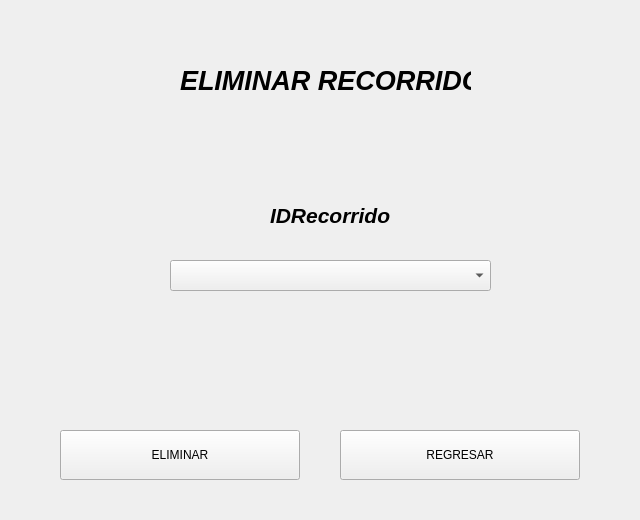
<?xml version="1.0" encoding="UTF-8"?>
<ui version="4.0">
 <class>ELIMINARRECORRIDO</class>
 <widget class="QWidget" name="ELIMINARRECORRIDO">
  <property name="geometry">
   <rect>
    <x>0</x>
    <y>0</y>
    <width>640</width>
    <height>520</height>
   </rect>
  </property>
  <property name="windowTitle">
   <string>Form</string>
  </property>
  <widget class="QLabel" name="labelEliminar">
   <property name="geometry">
    <rect>
     <x>180</x>
     <y>60</y>
     <width>291</width>
     <height>41</height>
    </rect>
   </property>
   <property name="font">
    <font>
     <pointsize>20</pointsize>
     <weight>75</weight>
     <italic>true</italic>
     <bold>true</bold>
    </font>
   </property>
   <property name="text">
    <string>ELIMINAR RECORRIDO</string>
   </property>
  </widget>
  <widget class="QPushButton" name="bEliminarRecorrido">
   <property name="geometry">
    <rect>
     <x>60</x>
     <y>430</y>
     <width>240</width>
     <height>50</height>
    </rect>
   </property>
   <property name="text">
    <string>ELIMINAR</string>
   </property>
  </widget>
  <widget class="QLabel" name="lIDRecorrido">
   <property name="geometry">
    <rect>
     <x>270</x>
     <y>200</y>
     <width>121</width>
     <height>31</height>
    </rect>
   </property>
   <property name="font">
    <font>
     <pointsize>16</pointsize>
     <weight>75</weight>
     <italic>true</italic>
     <bold>true</bold>
    </font>
   </property>
   <property name="text">
    <string>IDRecorrido</string>
   </property>
  </widget>
  <widget class="QComboBox" name="cboxIDRecorrido">
   <property name="geometry">
    <rect>
     <x>170</x>
     <y>260</y>
     <width>321</width>
     <height>31</height>
    </rect>
   </property>
  </widget>
  <widget class="QPushButton" name="bRegresarERecorrido">
   <property name="geometry">
    <rect>
     <x>340</x>
     <y>430</y>
     <width>240</width>
     <height>50</height>
    </rect>
   </property>
   <property name="text">
    <string>REGRESAR</string>
   </property>
  </widget>
 </widget>
 <resources/>
 <connections/>
</ui>
